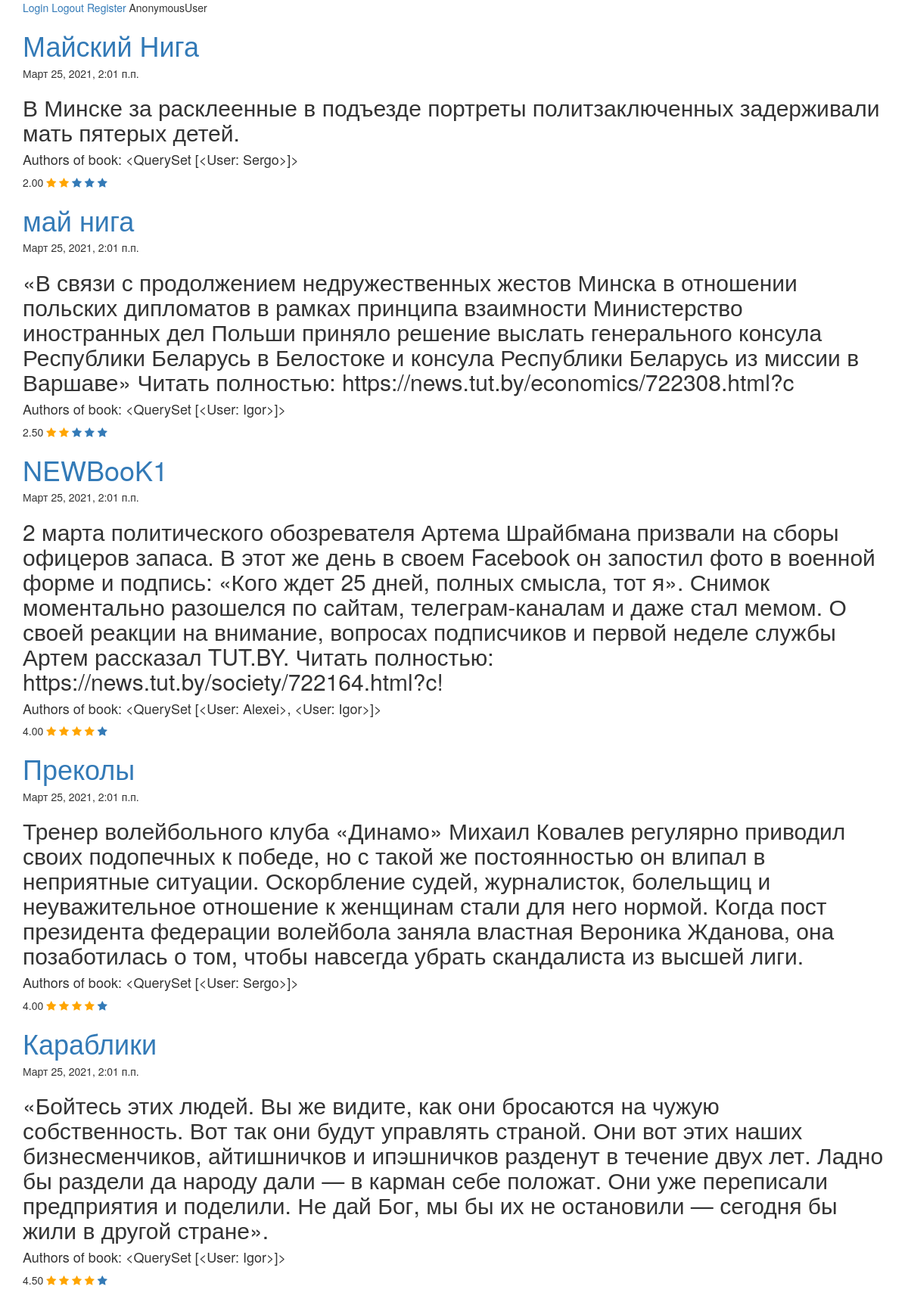
The app's page /shop/, older data.
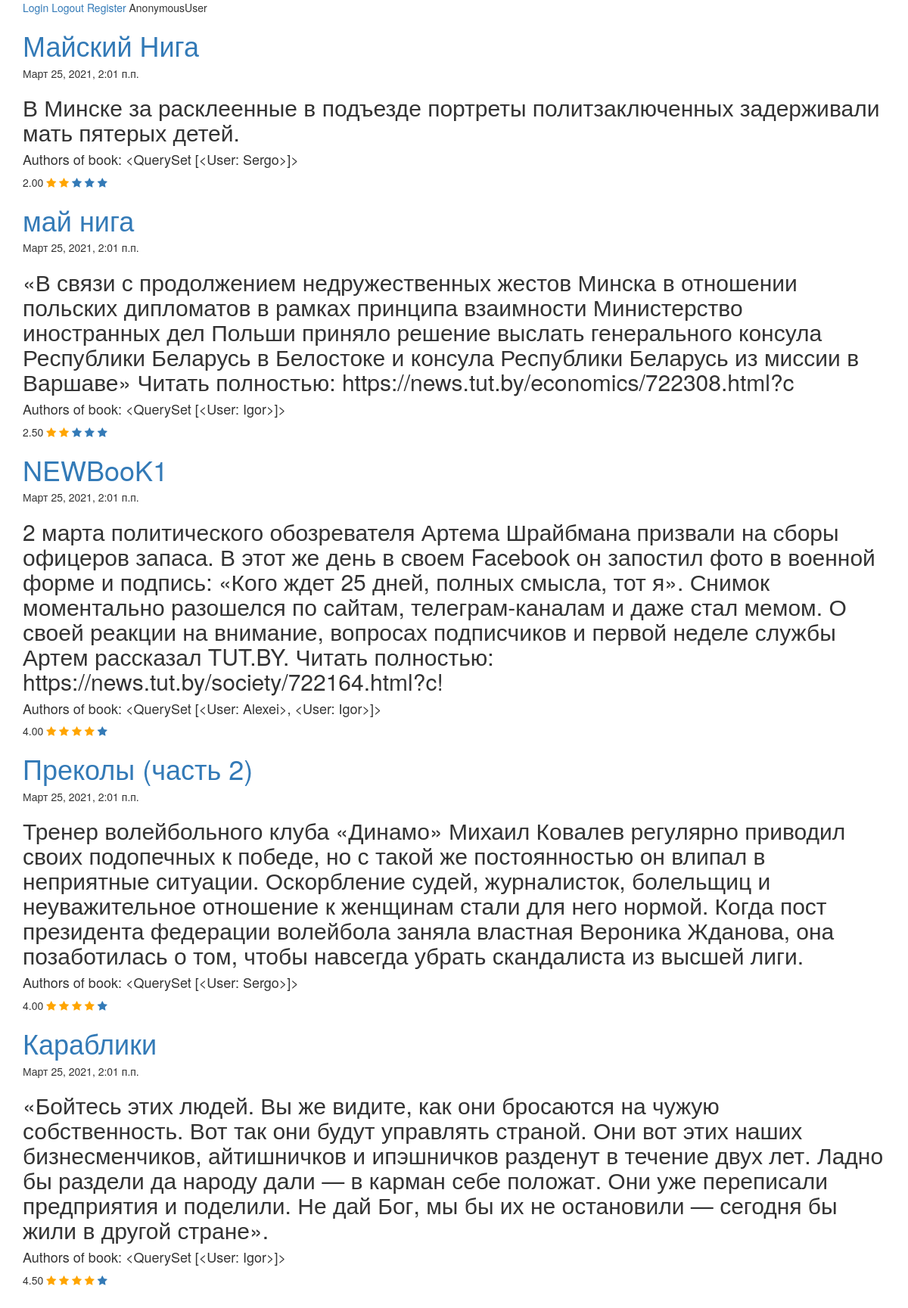
The same page, newer data.
### manager/models.py (models this page shows, shortened)
class Book(models.Model):
    class Meta:
        verbose_name = "Книга"
        verbose_name_plural = "Книги"
    title = models.CharField(
        max_length=50,
        verbose_name="название",
        help_text="ну эт тип погоняло",
        db_index=True
        )
    date = models.DateTimeField(auto_now_add=True, null=True)
    text = models.TextField(null=True)
    authors = models.ManyToManyField(User, related_name="books")
    rate = models.DecimalField(decimal_places=2, max_digits=3, default=0.0)
    count_rated_users = models.PositiveIntegerField(default=0)
    count_all_stars = models.PositiveIntegerField(default=0)
    users_like = models.ManyToManyField(User, through="manager.LikeBookUser", related_name="Liked_books")
    slug = models.SlugField(primary_key=True)

### manager/views.py (the view)
# urls.py: path("", MyPage.as_view(), name="the-main-page"),
class MyPage(View):
    def get(self, request):
        context = {}
        books = Book.objects.prefetch_related("authors")
        if request.user.is_authenticated:
            is_owner = Exists(User.objects.filter(books=OuterRef('pk'), id=request.user.id))
            books = books.annotate(is_owner=is_owner)
        context['books'] = books.order_by("rate", "date") #sorted
        context['range'] = range(1, 6)
        context['form'] = BookForm()
        return render(request, "index.html", context)

### manager/templates/index.html (shortened to what this page needs)
{% extends 'main_template.html' %}
{% block main %}
<a href="{% url 'login' %}">Login</a>
<a href="{% url 'logout' %}">Logout</a>
<a href="{% url 'register' %}">Register</a>
{{ user }}
    {% for b in books %}
        <a href="{% url 'book-detail' slug=b.slug %}"><h1>{{ b.title }}</h1></a>
        <h5>{{ b.date }}</h5>
        <h2>{{ b.text }}</h2>
        <h4>Authors of book: {{ b.authors.all }}</h4>
        {{ b.rate }}
        {% for i in range %}
            {% if b.rate >= i %}
                <a href="{% url 'add-rate' slug=b.slug rate=i%}">
                    <span class="fa fa-star checked"></span>
                </a>
            {% else %}
                <a href="{% url 'add-rate' slug=b.slug rate=i%}">
                    <span class="fa fa-star"></span>
                </a>
            {% endif %}
        {% endfor %}
    {% endfor %}
<br>
<br>
<br>
{% endblock %}

### manager/templates/main_template.html (shortened to what this page needs)
<!DOCTYPE html>
<html lang="en">
<head>
    <link rel="stylesheet" href="https://maxcdn.bootstrapcdn.com/bootstrap/3.4.1/css/bootstrap.min.css">
    <link rel="stylesheet" href="https://cdnjs.cloudflare.com/ajax/libs/font-awesome/4.7.0/css/font-awesome.min.css">
</head>
<body>
<div class="container">
    {% block main %}
    {% endblock %}
</div>
</body>
</html>

### manager/templates/main_template.html (style rules this page uses)
.checked { color: orange; }

Row changes from the older to the newer data that the page shows:
changed Book: title "Преколы" → "Преколы (часть 2)"
